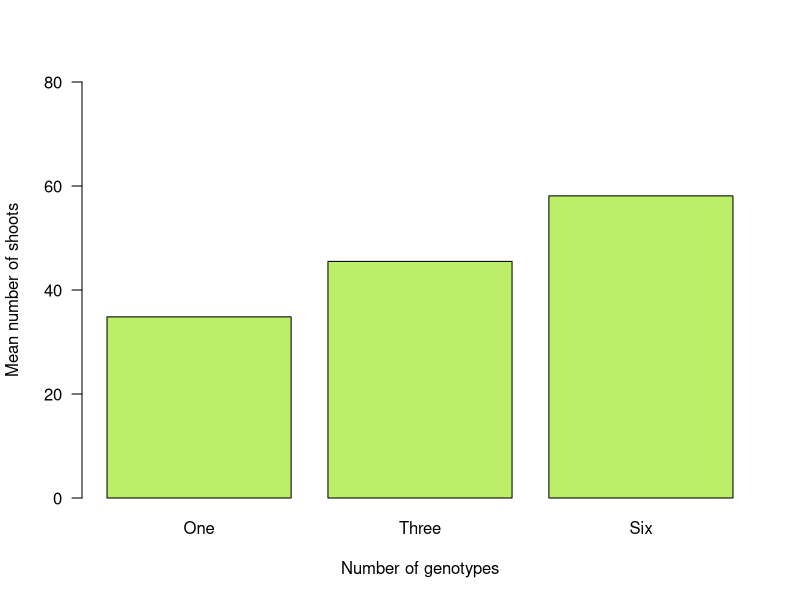
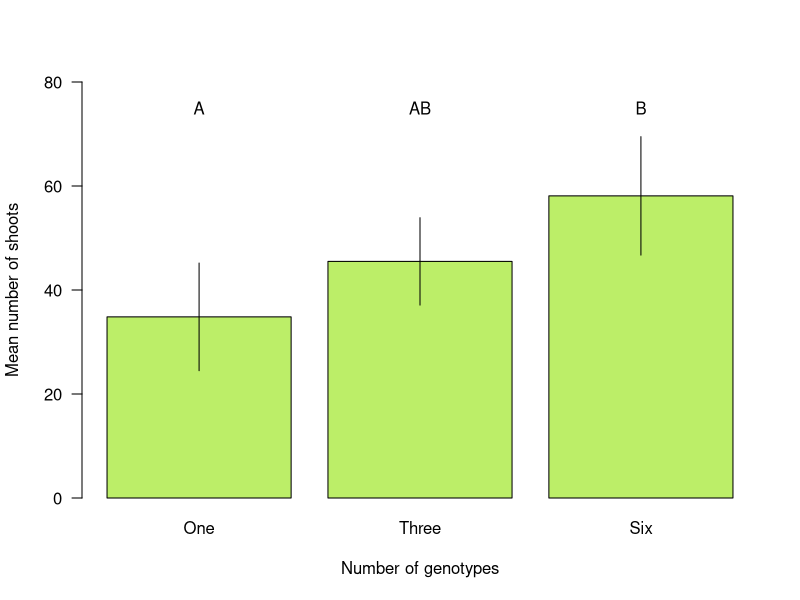

These charts were generated, in order, by the following R code:
# Evaluation of the differences in means when there are more than two categorical predictor variables: ANOVA

# Last week you learned how to use a t-test to analyze the difference in means between two groups. Analysis of variance (ANOVA) is a method of 
# analysis for more than two groups. If you have not done so already please complete the reading about ANOVA (linked in the Canvas assignment) 
# before continuing with this training script.

# We will be using a data set from a study that was interested in whether the population genetic diversity of eelgrass individuals causes a 
# difference in productivity (number of grass shoots produced by each individual). Eelgrass forms meadows in shallow, warm, and protected marine
#  environments, providing important habitat for many marine species. For this experiment, groups of eelgrass individuals were planted that 
# contained 1, 3 or 6 different genotypes. After a period of time, the number of shoots per individual was measured. All confounding variables 
# were controlled via experimental design.

# import the data
plant_div <- read.csv("data/EelgrassGenotypes.csv")

# Look at the top 6 rows, and the structure
head(plant_div)
str(plant_div)

# There are two variables: a treatment variable with three different categorical values (one, three and six - referring to genotype diversity) and
#  a response variable: the number of shoots per plant.
x <- plant_div$treatmentGenotypes
y <- plant_div$shoots

# The function for an ANOVA is aov(). You need to specify the x and y variables, just like when you run a t-test.
aov_model_results <- aov(y ~ x)

# The summary of the results tells you the probability of significant differences in means between any of the groups (the p value - symbolized as Pr>F), as well as the F value (reminder: F>>1 indicates differences between groups).  
summary(aov_model_results)

# Results printed in the console tell you that there are differences in means between groups (very low probability of the differences being due to chance; p = 0.01%).

# Now we want to know what the differences in means are between each pair of groups. We can use the function TukeyHSD() to do this. (There are some
# details under the hood that you should learn if you stay in science and plan to use Tukey tests... we're not going there right now).
Tukey_res <- TukeyHSD(aov_model_results)
print(Tukey_res)

# The results in the console show the calculated differences between each pair (diff), the 95% confidence interval (lwr and upr), and the 
# probability of the differences being due to sampling error / chance (p adj... a p-value).

# See if you can use the confidence intervals and p-values to make a claim about the effect of genotype diversity on productivity. Is there an 
# effect of six genotypes compared to one? What about three compared to one? Three compared to six?

# The data are best summarized using a barplot. To generate the barplot we need to calculate the mean number of shoots for each group. We can use 
# the tapply() function to do this.
eelgrass_means <- tapply(plant_div$shoots, # specify the column for which we are calculating the means
                         plant_div$treatmentGenotypes, # specify the column that identifies the groups
                         mean) # specify the function to apply to the data... we want to calculate the mean

# Look at the means you just calculated...
eelgrass_means

# Modify so they are in order of least to most genotypes: 
eelgrass_means_ordered <- eelgrass_means[c(1,3,2)]

# Make an eelgrass-colored barplot of the ordered means. 
barplot(eelgrass_means_ordered, 
  names = c("One","Three","Six"), 
  xlab="Number of genotypes", 
  ylab="Mean number of shoots", 
  las=1, 
  col="darkolivegreen2", ylim=c(0,80)) 

# Now we need to visualize uncertainty on the barplot. We will do this using confidence intervals (mean +/- 2*SE). We need to do some calculations,
#  in order to be able to calculate SE (standard error).  

# First calculate sd, again using tapply()
sds <- tapply(plant_div$shoots, # specify the column for which we are calculating the means
                                plant_div$treatmentGenotypes, # specify the column that identifies the groups
                                sd) # specify the function to apply to the data... we want to calculate the standard deviation

# Make a vector of sample sizes, n (= the number of samples per treatment)
ns <- tapply(plant_div$shoots, # specify the column for which we are calculating the means
                    plant_div$treatmentGenotypes, # specify the column that identifies the groups
                    length) # specify the function to apply to the data... we want to calculate the lengths (=n)

# Now we can calculate standard error for each group (SE = sd/sqrt(n))
ses <- sds/sqrt(ns)

# View the object you just made...
ses

# Change the order, so it matches the order of the bars in the graph
ses_ordered <- ses[c(1,3,2)]

# View the object to make sure your indexing was correct...
ses_ordered

# Next calculate the lower and upper 95% confidence intervals. Reminder: CI = mean +/- 2*SE.
lower_ci <- eelgrass_means_ordered - 2*ses_ordered
upper_ci <- eelgrass_means_ordered + 2*ses_ordered

# We will use segments() to draw the confidence intervals on the bars of the barplot. segments() needs starting and ending x and y coordinates 
# for each segment. We know the y values (these are the upper and lower CI values). To place the lines in the correct x position, we need to know
#  the x position of each bar on the plot (currently labeled with words... not x values). To get those x values, we can store the barplot() in an
#  object. I'm calling it barx, because it holds the x values of each bar.
barx <- barplot(eelgrass_means_ordered, names = c("One","Three","Six"), xlab="Number of genotypes", 
                ylab="Mean number of shoots", las=1, col="darkolivegreen2", 
                ylim=c(0,80)) 

# print barx in the console, so you can see what you generated (the x locations of each bar).
print(barx)

# Now we can add the confidence intervals on the graph using segments()
segments(barx, lower_ci, barx, upper_ci)

# The last step is to label the groups so the viewer knows which, if any, are statistically different from each other. Look at the results of the Tukey's test again:
print(Tukey_res)

# The p values from the Tukey's test show which groups are statistically different from each other. A commonly used cutoff for statistical significance is p = 0.05; when p < 0.05, there is less than a 5% chance of the observed result being due to sampling error (random chance). 

# The Tukeys results point to two statistically distinguishable groups: One genotype is different from Six genotypes (p = 0.008), 
# so we will label them as A and B on the graph. The eelgrass treatment with three genotypes was not statistically distinguishable
#  from the other two treatments, so we will label this bar as AB. This shows that this group is not statistically different from 
# group A (p = 0.3), and not statistically different from group B (p = 0.2).

# Add letters to the barplot to show statistical groupings.
text(barx, 75, c("A","AB","B"))

# What to submit: an image of your graph, a claim about the effect of genetic diversity on eelgrass productivity below the graph 
# (use the evidence from the ANOVA and Tukeys results and the information in your graph to support your claim), and your originally 
# annotated code below your claim. I recommend deleting all of the annotations above, then going through each line and describing 
# the process in your own words. This will help you learn the code, and it will ensure that your annotations are original.
